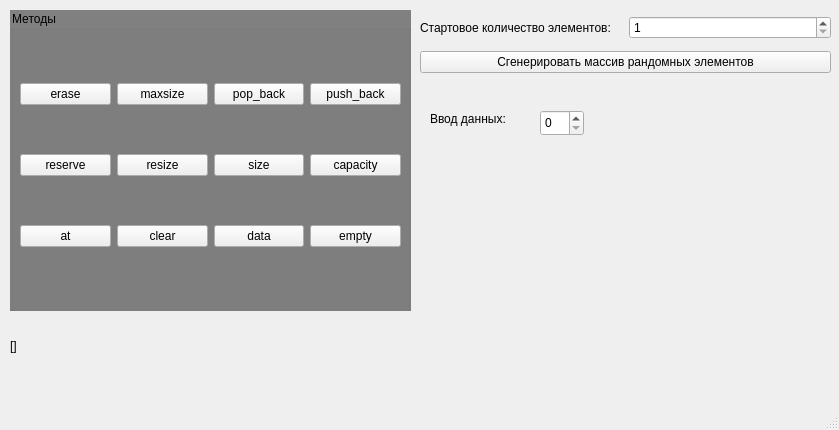
<?xml version="1.0" encoding="UTF-8"?>
<ui version="4.0">
 <class>MainWindow</class>
 <widget class="QMainWindow" name="MainWindow">
  <property name="geometry">
   <rect>
    <x>0</x>
    <y>0</y>
    <width>839</width>
    <height>430</height>
   </rect>
  </property>
  <property name="windowTitle">
   <string>MainWindow</string>
  </property>
  <widget class="QWidget" name="centralwidget">
   <widget class="QGroupBox" name="groupBox">
    <property name="geometry">
     <rect>
      <x>10</x>
      <y>10</y>
      <width>401</width>
      <height>301</height>
     </rect>
    </property>
    <property name="styleSheet">
     <string notr="true">QGroupBox {
background-color : gray;
}</string>
    </property>
    <property name="title">
     <string>Методы</string>
    </property>
    <widget class="QWidget" name="layoutWidget">
     <property name="geometry">
      <rect>
       <x>10</x>
       <y>30</y>
       <width>381</width>
       <height>251</height>
      </rect>
     </property>
     <layout class="QVBoxLayout" name="verticalLayout">
      <item>
       <layout class="QHBoxLayout" name="horizontalLayout_2">
        <item>
         <widget class="QPushButton" name="bnt_erase">
          <property name="text">
           <string>erase</string>
          </property>
         </widget>
        </item>
        <item>
         <widget class="QPushButton" name="bnt_max_size">
          <property name="text">
           <string>maxsize</string>
          </property>
         </widget>
        </item>
        <item>
         <widget class="QPushButton" name="bnt_pop_back">
          <property name="text">
           <string>pop_back</string>
          </property>
         </widget>
        </item>
        <item>
         <widget class="QPushButton" name="bnt_push_back">
          <property name="text">
           <string>push_back</string>
          </property>
         </widget>
        </item>
       </layout>
      </item>
      <item>
       <layout class="QHBoxLayout" name="horizontalLayout">
        <item>
         <widget class="QPushButton" name="bnt_reserve">
          <property name="text">
           <string>reserve</string>
          </property>
         </widget>
        </item>
        <item>
         <widget class="QPushButton" name="bnt_resize">
          <property name="text">
           <string>resize</string>
          </property>
         </widget>
        </item>
        <item>
         <widget class="QPushButton" name="bnt_size">
          <property name="text">
           <string>size</string>
          </property>
         </widget>
        </item>
        <item>
         <widget class="QPushButton" name="bnt_capacity">
          <property name="text">
           <string>capacity</string>
          </property>
         </widget>
        </item>
       </layout>
      </item>
      <item>
       <layout class="QHBoxLayout" name="horizontalLayout_3">
        <item>
         <widget class="QPushButton" name="bnt_at">
          <property name="text">
           <string>at</string>
          </property>
         </widget>
        </item>
        <item>
         <widget class="QPushButton" name="bnt_clear">
          <property name="text">
           <string>clear</string>
          </property>
         </widget>
        </item>
        <item>
         <widget class="QPushButton" name="bnt_data">
          <property name="text">
           <string>data</string>
          </property>
         </widget>
        </item>
        <item>
         <widget class="QPushButton" name="bnt_empty">
          <property name="text">
           <string>empty</string>
          </property>
         </widget>
        </item>
       </layout>
      </item>
     </layout>
    </widget>
   </widget>
   <widget class="QLabel" name="lbl_vector">
    <property name="geometry">
     <rect>
      <x>10</x>
      <y>320</y>
      <width>811</width>
      <height>51</height>
     </rect>
    </property>
    <property name="text">
     <string>[]</string>
    </property>
   </widget>
   <widget class="QLabel" name="lbl_vvod">
    <property name="geometry">
     <rect>
      <x>430</x>
      <y>110</y>
      <width>101</width>
      <height>17</height>
     </rect>
    </property>
    <property name="text">
     <string>Ввод данных: </string>
    </property>
   </widget>
   <widget class="QSpinBox" name="spinBox">
    <property name="geometry">
     <rect>
      <x>540</x>
      <y>110</y>
      <width>44</width>
      <height>26</height>
     </rect>
    </property>
   </widget>
   <widget class="QWidget" name="layoutWidget">
    <property name="geometry">
     <rect>
      <x>420</x>
      <y>10</y>
      <width>411</width>
      <height>71</height>
     </rect>
    </property>
    <layout class="QVBoxLayout" name="verticalLayout_2">
     <item>
      <layout class="QHBoxLayout" name="horizontalLayout_4">
       <item>
        <widget class="QLabel" name="label">
         <property name="text">
          <string>Стартовое количество элементов: </string>
         </property>
        </widget>
       </item>
       <item>
        <widget class="QSpinBox" name="spb_kolvo_elements">
         <property name="minimum">
          <number>1</number>
         </property>
         <property name="maximum">
          <number>40</number>
         </property>
        </widget>
       </item>
      </layout>
     </item>
     <item>
      <widget class="QPushButton" name="bnt_random">
       <property name="text">
        <string>Сгенерировать массив рандомных элементов</string>
       </property>
      </widget>
     </item>
    </layout>
   </widget>
  </widget>
  <widget class="QMenuBar" name="menubar">
   <property name="geometry">
    <rect>
     <x>0</x>
     <y>0</y>
     <width>839</width>
     <height>22</height>
    </rect>
   </property>
  </widget>
  <widget class="QStatusBar" name="statusbar"/>
 </widget>
 <resources/>
 <connections/>
</ui>
